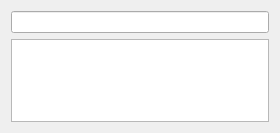
<?xml version="1.0" encoding="UTF-8"?>
<ui version="4.0">
 <class>Form</class>
 <widget class="QWidget" name="Form">
  <property name="geometry">
   <rect>
    <x>0</x>
    <y>0</y>
    <width>280</width>
    <height>133</height>
   </rect>
  </property>
  <property name="windowTitle">
   <string>Form</string>
  </property>
  <layout class="QVBoxLayout" name="verticalLayout">
   <item>
    <widget class="QLineEdit" name="lineEdit"/>
   </item>
   <item>
    <widget class="QListView" name="listView"/>
   </item>
  </layout>
 </widget>
 <resources/>
 <connections/>
</ui>
